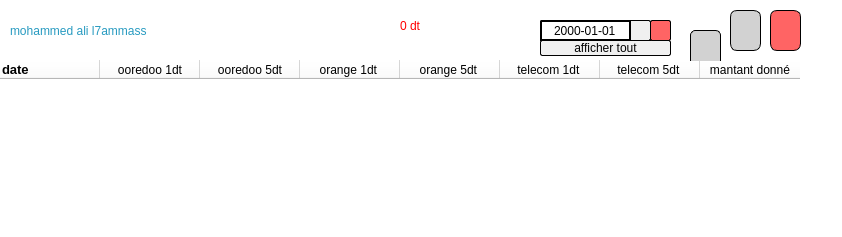
<?xml version="1.0" encoding="UTF-8"?>
<ui version="4.0">
 <class>Form</class>
 <widget class="QWidget" name="Form">
  <property name="geometry">
   <rect>
    <x>0</x>
    <y>0</y>
    <width>842</width>
    <height>237</height>
   </rect>
  </property>
  <property name="windowTitle">
   <string>Form</string>
  </property>
  <property name="styleSheet">
   <string notr="true">background:white;
</string>
  </property>
  <widget class="QLabel" name="nom">
   <property name="geometry">
    <rect>
     <x>10</x>
     <y>10</y>
     <width>381</width>
     <height>41</height>
    </rect>
   </property>
   <property name="styleSheet">
    <string notr="true">font: 20pt &quot;Bauhaus 93&quot;;
color: rgb(39, 154, 192);
background:transparent;border:0px;</string>
   </property>
   <property name="text">
    <string>mohammed ali l7ammass</string>
   </property>
  </widget>
  <widget class="QPushButton" name="effectuer_un_achat">
   <property name="geometry">
    <rect>
     <x>730</x>
     <y>10</y>
     <width>31</width>
     <height>41</height>
    </rect>
   </property>
   <property name="styleSheet">
    <string notr="true">QPushButton{
background:rgb(210,210,210)
;border-radius:7px;
border:1px solid black;
}
QPushButton:pressed{
border:1px solid white;
}
QWidget:hover{

background:rgb(200,200,200)


}

QToolTip{color:rgb(255,255,255);
background:rgb(50,50,50);
border:1px solid white;}</string>
   </property>
   <property name="text">
    <string/>
   </property>
   <property name="icon">
    <iconset>
     <normaloff>shopping-cart.png</normaloff>shopping-cart.png</iconset>
   </property>
  </widget>
  <widget class="QLabel" name="cridi">
   <property name="geometry">
    <rect>
     <x>400</x>
     <y>10</y>
     <width>131</width>
     <height>31</height>
    </rect>
   </property>
   <property name="styleSheet">
    <string notr="true">font: 16pt &quot;Bauhaus 93&quot;;
color: red;border:0px;background:transparent;</string>
   </property>
   <property name="text">
    <string>0 dt</string>
   </property>
  </widget>
  <widget class="QTableWidget" name="tableau">
   <property name="geometry">
    <rect>
     <x>0</x>
     <y>60</y>
     <width>821</width>
     <height>171</height>
    </rect>
   </property>
   <property name="styleSheet">
    <string notr="true">    QTableWidget {
        selection-background-color: #FFA500; /* Couleur de sélection */

	border:0px;
    }
    
    QTableWidget::item:hover {
        background-color: rgb(200,200,200); /* Couleur au survol de la souris */
  }
    
    QTableWidget::item:selected {
        background-color: #FFD700; /* Couleur de sélection */
    }

    
</string>
   </property>
   <column>
    <property name="text">
     <string>date</string>
    </property>
    <property name="font">
     <font>
      <pointsize>10</pointsize>
      <weight>75</weight>
      <bold>true</bold>
     </font>
    </property>
    <property name="textAlignment">
     <set>AlignLeading|AlignVCenter</set>
    </property>
    <property name="icon">
     <iconset>
      <normaloff>calendar (1).png</normaloff>calendar (1).png</iconset>
    </property>
   </column>
   <column>
    <property name="text">
     <string>ooredoo 1dt</string>
    </property>
    <property name="icon">
     <iconset>
      <normaloff>télécharger (3).png</normaloff>télécharger (3).png</iconset>
    </property>
   </column>
   <column>
    <property name="text">
     <string>ooredoo 5dt</string>
    </property>
    <property name="icon">
     <iconset>
      <normaloff>télécharger (3).png</normaloff>télécharger (3).png</iconset>
    </property>
   </column>
   <column>
    <property name="text">
     <string>orange 1dt </string>
    </property>
    <property name="icon">
     <iconset>
      <normaloff>télécharger.png</normaloff>télécharger.png</iconset>
    </property>
   </column>
   <column>
    <property name="text">
     <string>orange 5dt </string>
    </property>
    <property name="icon">
     <iconset>
      <normaloff>télécharger.png</normaloff>télécharger.png</iconset>
    </property>
   </column>
   <column>
    <property name="text">
     <string>telecom 1dt </string>
    </property>
    <property name="icon">
     <iconset>
      <normaloff>Tunisie-Telecom.jpg</normaloff>Tunisie-Telecom.jpg</iconset>
    </property>
   </column>
   <column>
    <property name="text">
     <string>telecom 5dt </string>
    </property>
    <property name="icon">
     <iconset>
      <normaloff>Tunisie-Telecom.jpg</normaloff>Tunisie-Telecom.jpg</iconset>
    </property>
   </column>
   <column>
    <property name="text">
     <string>mantant donné</string>
    </property>
   </column>
  </widget>
  <widget class="QPushButton" name="delete_">
   <property name="geometry">
    <rect>
     <x>770</x>
     <y>10</y>
     <width>31</width>
     <height>41</height>
    </rect>
   </property>
   <property name="styleSheet">
    <string notr="true">QPushButton{
background:rgb(255,100,100)
;border-radius:7px;
border:1px solid black;
}
QPushButton:pressed{
border:1px solid white;
}
QWidget:hover{

background:rgb(255,140,140)


}

QToolTip{color:rgb(255,255,255);
background:rgb(50,50,50);
border:1px solid white;}</string>
   </property>
   <property name="text">
    <string/>
   </property>
   <property name="icon">
    <iconset>
     <normaloff>delete (2).png</normaloff>delete (2).png</iconset>
   </property>
  </widget>
  <widget class="QPushButton" name="recherche_achat_bouton">
   <property name="geometry">
    <rect>
     <x>630</x>
     <y>20</y>
     <width>21</width>
     <height>21</height>
    </rect>
   </property>
   <property name="styleSheet">
    <string notr="true">QPushButton{
background:rgb(240,240,240)
;border-radius:2px;
border:1px solid black;
border-bottom-left-radius:0px;
border-top-left-radius:0px;
}
QPushButton:pressed{
border:1px solid white;
}
QWidget:hover{

background:rgb(200,200,200)


}

QToolTip{color:rgb(255,255,255);
background:rgb(50,50,50);
border:1px solid white;}</string>
   </property>
   <property name="text">
    <string/>
   </property>
   <property name="icon">
    <iconset>
     <normaloff>search (2).png</normaloff>search (2).png</iconset>
   </property>
   <property name="iconSize">
    <size>
     <width>15</width>
     <height>15</height>
    </size>
   </property>
  </widget>
  <widget class="QPushButton" name="afficher_tout_les_achats">
   <property name="geometry">
    <rect>
     <x>540</x>
     <y>40</y>
     <width>131</width>
     <height>16</height>
    </rect>
   </property>
   <property name="styleSheet">
    <string notr="true">QPushButton{
	font: 75 9pt &quot;MS Shell Dlg 2&quot;;
background:rgb(240,240,240)
;border-radius:2px;
border:1px solid black;
}
QPushButton:pressed{
border:1px solid white;
}
QWidget:hover{

background:rgb(200,200,200)


}

QToolTip{color:rgb(255,255,255);
background:rgb(50,50,50);
border:1px solid white;}</string>
   </property>
   <property name="text">
    <string>afficher tout</string>
   </property>
  </widget>
  <widget class="QDateEdit" name="rechrche_achat_line_edit">
   <property name="geometry">
    <rect>
     <x>540</x>
     <y>20</y>
     <width>91</width>
     <height>21</height>
    </rect>
   </property>
   <property name="styleSheet">
    <string notr="true">QDateEdit{
border-radius:2px;
border:2px solid black;
	color: rgb(0,0,0);
	font: 75 10pt &quot;MS Shell Dlg 2&quot;;
border-bottom-left-radius:0px;
border-bottom-right-radius:0px;
border-top-right-radius:0px;
}
QDateEdit:hover{
border:3px solid black;


}
QDateEdit:focus{
border:3px solid rgb(0,0,0);


}</string>
   </property>
   <property name="alignment">
    <set>Qt::AlignCenter</set>
   </property>
   <property name="buttonSymbols">
    <enum>QAbstractSpinBox::NoButtons</enum>
   </property>
   <property name="displayFormat">
    <string>yyyy-MM-dd</string>
   </property>
  </widget>
  <widget class="QPushButton" name="effacer_achat">
   <property name="geometry">
    <rect>
     <x>650</x>
     <y>20</y>
     <width>21</width>
     <height>21</height>
    </rect>
   </property>
   <property name="styleSheet">
    <string notr="true">QPushButton{
background:rgb(255,100,100)
;border-radius:2px;
border:1px solid black;
}
QPushButton:pressed{
border:1px solid white;
}
QWidget:hover{

background:rgb(255,140,140)


}

QToolTip{color:rgb(255,255,255);
background:rgb(50,50,50);
border:1px solid white;}</string>
   </property>
   <property name="text">
    <string/>
   </property>
   <property name="icon">
    <iconset>
     <normaloff>delete (2).png</normaloff>delete (2).png</iconset>
   </property>
   <property name="iconSize">
    <size>
     <width>15</width>
     <height>15</height>
    </size>
   </property>
  </widget>
  <widget class="QPushButton" name="extend">
   <property name="geometry">
    <rect>
     <x>690</x>
     <y>30</y>
     <width>31</width>
     <height>31</height>
    </rect>
   </property>
   <property name="styleSheet">
    <string notr="true">QPushButton{
background:rgb(210,210,210)
;border-radius:5px;
border:1px solid black;
border-bottom:0px;
border-bottom-left-radius:0px;
border-bottom-right-radius:0px;
}
QPushButton:pressed{
border:1px solid white;
}
QWidget:hover{

background:rgb(200,200,200)


}

QToolTip{color:rgb(255,255,255);
background:rgb(50,50,50);
border:1px solid white;}</string>
   </property>
   <property name="text">
    <string/>
   </property>
   <property name="icon">
    <iconset>
     <normaloff>maximize.png</normaloff>maximize.png</iconset>
   </property>
  </widget>
 </widget>
 <resources/>
 <connections>
  <connection>
   <sender>delete_</sender>
   <signal>clicked()</signal>
   <receiver>Form</receiver>
   <slot>close()</slot>
   <hints>
    <hint type="sourcelabel">
     <x>747</x>
     <y>21</y>
    </hint>
    <hint type="destinationlabel">
     <x>834</x>
     <y>24</y>
    </hint>
   </hints>
  </connection>
 </connections>
</ui>
